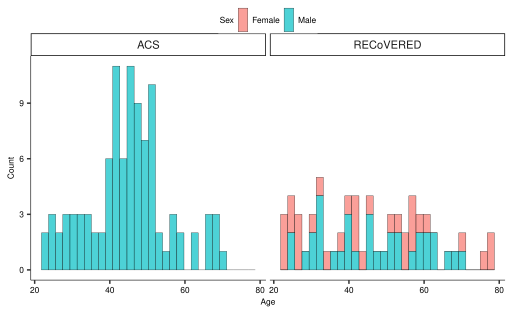

This figure's R source:
setwd("serology")


library(ggplot2)

thm1 =     theme(axis.text = element_text(color="black",size=6),
                 panel.spacing.x = unit(1, "mm"),
                 axis.line=element_line(color='black',size = 0.2),
                 panel.grid.major = element_blank(),
                 panel.grid.minor = element_blank(),
                 panel.border = element_blank(),
                 panel.background = element_blank(),
                 legend.position='none',
                 axis.title= element_text(size=6),
                 strip.background=element_rect(colour="black",fill="white"),
                 strip.text.x = element_text(size = 8),
                 legend.text=element_text(size=6),
                 legend.title =element_text(size=6),
                 legend.key=element_rect(fill="white"),
                 legend.key.width = unit(.5, "line"),
                 legend.spacing.y = unit(.001, 'cm'),
                 legend.box.spacing = unit(0, "pt"),
                 legend.margin=margin(1,1,1,1))


mtdt_acs = read.csv("dat/mtdt_acs.csv",sep=";")
mtdt_acs = mtdt_acs[!(duplicated(mtdt_acs$subject)),]
mtdt_acs = mtdt_acs[,c("age","born")]
mtdt_acs$Sex = "Male"
mtdt_acs$Cohort = c("ACS")
mtdt_acs =mtdt_acs[,c("age","Sex","Cohort")]
colnames(mtdt_acs)[1] = "Age"

mtdt_recovered = read.csv("dat/mtdt_recovered.csv",sep=";")
mtdt_recovered = mtdt_recovered[!(is.na(mtdt_recovered$age)),]
mtdt_recovered = mtdt_recovered[,c("gender","ageyears")]
mtdt_recovered$Cohort = "RECoVERED"
colnames(mtdt_recovered) = c("Sex","Age","Cohort")
mtdt_recovered = mtdt_recovered[,c(2,1,3)]

mtdt = rbind(mtdt_acs,mtdt_recovered)


fig = ggplot(mtdt,aes(x=Age,fill=Sex)) + geom_histogram(linewidth=0.1,alpha=0.7,col='black') + thm1 + theme(legend.position='top') + ylab("Count") + facet_wrap(.~Cohort)

ggsave("figs/SuppFig_3.pdf", fig, width= 130, height=80, units="mm")
